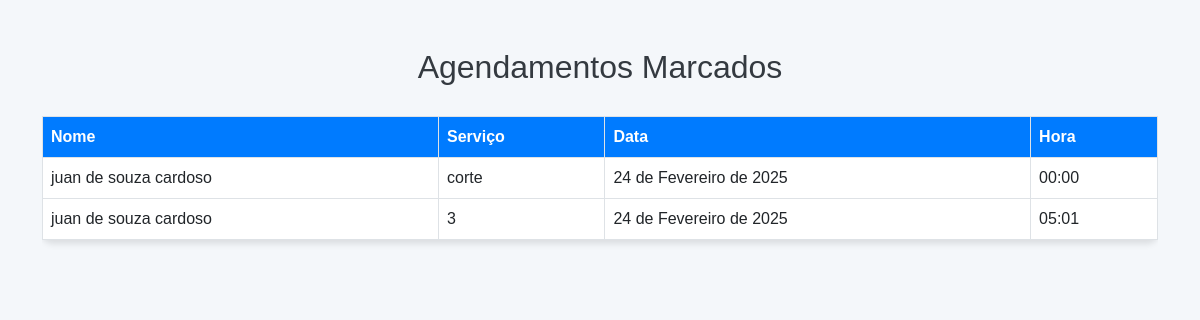
Before: /agendado.html/ with the older database file.
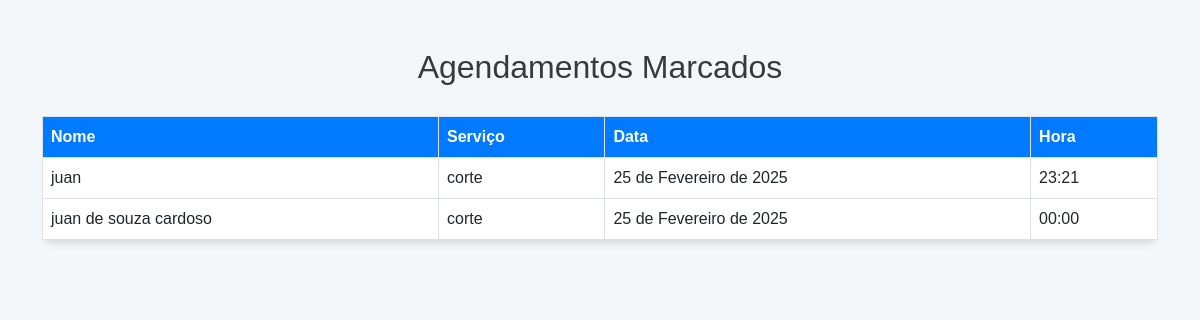
After: the same page with the newer database file.
### meusite/models.py (models this page shows, shortened)
class agenda(models.Model):
    nome = models.CharField(max_length=50, blank=False, null=False)
    servico = models.CharField(max_length=100, blank= False, null= False)
    data_marcada = models.DateField(blank=False, null=False)
    horario_marcado = models.TimeField(blank=False, null=False)
    horas_ocupadas = models.IntegerField(blank=False, null=False, default=1)
    data_criacao = models.DateField(auto_now_add=True)

### meusite/views.py (the view)
# urls.py: path('agendado.html/',agendado),
def agendado(request):
    data = agenda.objects.all()
    return render(request,'agendado.html', {'dados_agendados' : data})

### meusite/templates/agendado.html (shortened to what this page needs)
<!DOCTYPE html>
<html lang="pt-br">
<head>
    <link href="https://cdn.jsdelivr.net/npm/bootstrap@5.3.0/dist/css/bootstrap.min.css" rel="stylesheet">
    <link rel="stylesheet" href="style_agendado.css">
</head>
<body>
    <div class="container mt-5">
        <h2 class="text-center">Agendamentos Marcados</h2>
        <div class="table-responsive">
            <table class="table table-bordered">
                <thead>
                    <tr>
                        <th scope="col">Nome</th>
                        <th scope="col">Serviço</th>
                        <th scope="col">Data</th>
                        <th scope="col">Hora</th>
                    </tr>
                </thead>
                <tbody>
                    {% for dados in dados_agendados %}
                    <tr>
                        <td>{{dados.nome}}</td>
                        <td>{{dados.servico}}</td>
                        <td>{{dados.data_marcada}}</td>
                        <td>{{dados.horario_marcado}}</td>
                    </tr>
                    {% endfor %}
                </tbody>
            </table>
        </div>
    </div>
</body>
</html>

### meusite/static/css/style_agendado.css (style rules this page uses)
body { font-family: Arial, sans-serif; background-color: #f4f7fa; }
h2 { margin-bottom: 30px; color: #343a40; }
.table { border-radius: 10px; box-shadow: 0 4px 6px rgba(0, 0, 0, 0.1); }
.table th { background-color: #007bff; color: white; }
.table tbody tr { background-color: #ffffff; }
.table td { font-size: 16px; }

### meusite/templates/agendado.html (style rules this page uses)
body { font-family: Arial, sans-serif; background-color: #f4f7fa; }
h2 { margin-bottom: 30px; color: #343a40; }
.table { border-radius: 10px; box-shadow: 0 4px 6px rgba(0, 0, 0, 0.1); }
.table th { background-color: #007bff; color: white; }
.table tbody tr { background-color: #ffffff; }
.table td { font-size: 16px; }

Changed rows visible on the page:
removed agenda: nome "juan de souza cardoso", servico "corte", data_marcada "24 de Fevereiro de 2025", horario_marcado "00:00"
removed agenda: nome "juan de souza cardoso", servico "3", data_marcada "24 de Fevereiro de 2025", horario_marcado "05:01"
added agenda: nome "juan", servico "corte", data_marcada "25 de Fevereiro de 2025", horario_marcado "23:21"
added agenda: nome "juan de souza cardoso", servico "corte", data_marcada "25 de Fevereiro de 2025", horario_marcado "00:00"
